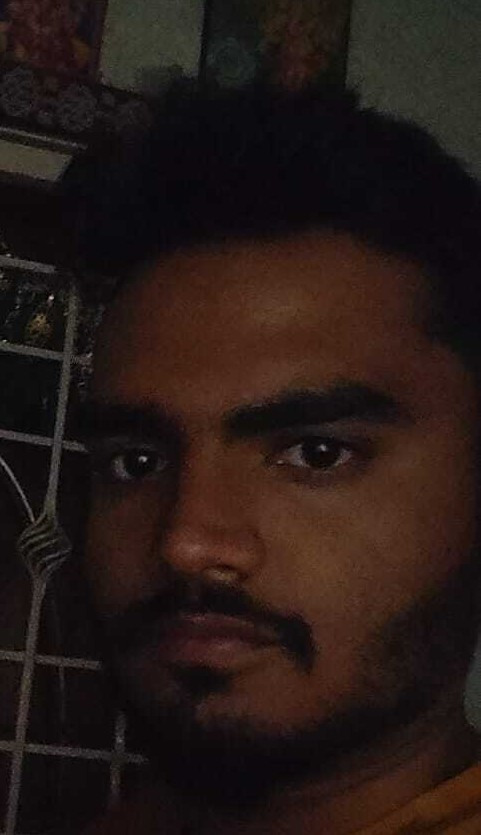
#> input picture attendance_backend/test_data/student_photos/student_001/photo1.jpg, 481 x 835 px
$ python -i preprocessing.py   (imports and definitions only)   (older library calls are emulated)
#> lines starting #> are read from the running program, lines starting #| are printed output that depends on the picture
"""
Image preprocessing utilities.

Provides functions for image normalization, face alignment, color conversion,
and other image processing operations required for face recognition.
"""

from typing import Tuple, Optional
import logging

import cv2
import numpy as np


logger = logging.getLogger(__name__)


class ImagePreprocessor:
    """
    Image preprocessing utilities for face recognition pipeline.

    Handles image normalization, resizing, color conversion, and
    face region extraction.
    """

    # [252 lines left out: functions load_image, resize_image, _resize_with_padding, bgr_to_rgb, rgb_to_bgr, to_grayscale and 4 more, not called in this run]


# ── Face quality analysis ─────────────────────────────────────────────────────

class FaceQualityAnalyzer:
    """
    Cheap, compute-bounded face quality analysis.

    All methods are static and operate on a single cropped face image.
    Total per-face cost: one grayscale conversion + one Laplacian kernel pass
    (~10–50 µs on a 160×160 crop, well within real-time budgets).

    Frontality heuristic
    --------------------
    A fully frontal face detected by YOLO occupies an approximately square
    bounding box: the width-to-height aspect ratio (AR) is typically in the
    range [0.70, 1.15].  Side-profile detections are narrower (AR < 0.55)
    and partial 3/4-profiles fall between.  Because the face crop itself
    inherits the bbox shape, we measure AR directly on the crop rather than
    re-querying the original bbox — no extra arguments needed.

    We further reinforce the heuristic with a horizontal-symmetry check:
    the difference in mean brightness between the left and right halves of
    a frontal face is small; large asymmetry signals a profile or angled pose.
    The symmetry term adds one additional array split and mean computation
    (nanoseconds).

    Sharpness heuristic
    -------------------
    Laplacian variance is a standard no-reference blur detector.  A blurred
    face (motion shake, out-of-focus) produces a low variance; a sharp face
    produces a high one.  We normalise by face area so that small faces
    (farther from the camera) are not unfairly penalised: smaller crops have
    intrinsically lower variance because fewer high-frequency details are
    resolved, but that is a resolution effect, not a blur effect.
    """

    # ── Tunable thresholds ────────────────────────────────────────────────────

    # Aspect-ratio window for a frontal detection.
    # Faces wider or taller than these bounds are likely angled or partially
    # occluded.
    FRONTAL_AR_LOW:  float = 0.70
    FRONTAL_AR_HIGH: float = 1.15

    # Maximum allowed left/right brightness asymmetry (normalised 0-1 scale).
    # Values above this suggest a profile or strong directional lighting.
    SYMMETRY_MAX_DIFF: float = 0.12

    # Laplacian variance thresholds (normalised by pixel count).
    # SHARP  >= SHARP_THRESHOLD
    # SOFT   in [SOFT_THRESHOLD, SHARP_THRESHOLD)
    # BLURRY <  SOFT_THRESHOLD
    SHARP_THRESHOLD: float = 0.012
    SOFT_THRESHOLD:  float = 0.004

    # Composite score tier cut-offs (score is in [0, 1]).
    HIGH_SCORE_MIN:       float = 0.72
    ACCEPTABLE_SCORE_MIN: float = 0.42

    # ── Public API ────────────────────────────────────────────────────────────

    @staticmethod
    def frontality_score(face_image: np.ndarray) -> float:
        """
        Estimate how frontal a face is from its crop alone.

        Returns a float in [0.0, 1.0] where 1.0 is perfectly frontal.

        Algorithm (all O(pixels), no ML model required)
        ------------------------------------------------
        1. Aspect-ratio term  (weight 0.65)
           Map the crop's width/height ratio onto a tent function centred on
           the ideal frontal AR of ~0.90.  AR inside [FRONTAL_AR_LOW,
           FRONTAL_AR_HIGH] scores ≥ 0; outside falls off linearly to 0.

        2. Horizontal symmetry term  (weight 0.35)
           Split the grayscale crop into left/right halves and compare mean
           brightness.  Small difference → high symmetry score.

        Args:
            face_image: Cropped face region, any channel count.
                        Does not need to be pre-normalised.

        Returns:
            Frontality score in [0.0, 1.0].
        """
        if face_image is None or face_image.size == 0:
            return 0.0

        h, w = face_image.shape[:2]
        if h == 0:
            return 0.0

        # ── Term 1: aspect-ratio ─────────────────────────────────────────────
        ar = w / h
        ideal_ar = (FaceQualityAnalyzer.FRONTAL_AR_LOW + FaceQualityAnalyzer.FRONTAL_AR_HIGH) / 2.0
        ar_range = (FaceQualityAnalyzer.FRONTAL_AR_HIGH - FaceQualityAnalyzer.FRONTAL_AR_LOW) / 2.0

        # Tent function: peaks at ideal_ar, falls to 0 at the low/high bounds
        ar_score = max(0.0, 1.0 - abs(ar - ideal_ar) / ar_range)

        # ── Term 2: horizontal symmetry ──────────────────────────────────────
        gray = (
            cv2.cvtColor(face_image, cv2.COLOR_BGR2GRAY)
            if face_image.ndim == 3
            else face_image.astype(np.float32)
        )
        mid = w // 2
        left_mean  = float(gray[:, :mid].mean())   / 255.0
        right_mean = float(gray[:, mid:].mean())   / 255.0
        diff = abs(left_mean - right_mean)
        sym_score = max(0.0, 1.0 - diff / FaceQualityAnalyzer.SYMMETRY_MAX_DIFF)
        sym_score = min(sym_score, 1.0)

        return float(0.65 * ar_score + 0.35 * sym_score)

    @staticmethod
    def sharpness_score(face_image: np.ndarray) -> float:
        """
        Estimate image sharpness via Laplacian variance normalised by face area.

        Returns a float in [0.0, 1.0].

        Normalisation rationale
        -----------------------
        Raw Laplacian variance scales roughly with image area (more pixels =
        more high-frequency energy).  Dividing by pixel count makes the
        threshold independent of crop resolution so a small but sharp face
        gets the same score as a large but equally sharp face.

        Args:
            face_image: Cropped face region (any channel count).

        Returns:
            Sharpness score in [0.0, 1.0].
        """
        if face_image is None or face_image.size == 0:
            return 0.0

        gray = (
            cv2.cvtColor(face_image, cv2.COLOR_BGR2GRAY)
            if face_image.ndim == 3
            else face_image
        )

        pixel_count = gray.shape[0] * gray.shape[1]
        if pixel_count == 0:
            return 0.0

        lap_var = float(cv2.Laplacian(gray, cv2.CV_64F).var())
        normalised = lap_var / pixel_count

        # Map onto [0, 1]: 0 at SOFT_THRESHOLD, 1 at SHARP_THRESHOLD
        low  = FaceQualityAnalyzer.SOFT_THRESHOLD
        high = FaceQualityAnalyzer.SHARP_THRESHOLD
        if high <= low:
            return 1.0 if normalised >= high else 0.0

        score = (normalised - low) / (high - low)
        return float(min(max(score, 0.0), 1.0))

    @staticmethod
    def composite_score(
        face_image:       np.ndarray,
        motion_magnitude: float = 0.0,
    ) -> float:
        """
        Compute a single composite quality score in [0.0, 1.0].

        Component weights
        -----------------
        - Frontality  : 0.45  (most important for embedding quality)
        - Sharpness   : 0.35  (motion blur / defocus degrades embeddings)
        - Stillness   : 0.20  (derived from ``motion_magnitude``)

        The stillness term penalises high-motion frames even when the face
        crop itself appears sharp — rapid pan can produce a momentarily sharp
        crop that will be blurry in the next frame, so discounting such frames
        stabilises enrollment selection.

        Args:
            face_image:       Cropped face region.
            motion_magnitude: Normalised motion level in [0.0, 1.0] from
                              ``MotionDetector`` (0 = perfectly still,
                              1 = maximum motion).  Pass 0.0 if unavailable.

        Returns:
            Composite score in [0.0, 1.0].
        """
        f_score = FaceQualityAnalyzer.frontality_score(face_image)
        s_score = FaceQualityAnalyzer.sharpness_score(face_image)
        still   = float(max(0.0, 1.0 - min(motion_magnitude, 1.0)))

        return float(0.45 * f_score + 0.35 * s_score + 0.20 * still)

    # [12 lines left out: function tier, not called in this run]

>>> import cv2
>>> picture = cv2.imread('../test_data/student_photos/student_001/photo1.jpg')
#> picture is the input picture: shape (835, 481, 3); mean B, G, R 21.7, 25.2, 37.7
>>> result = FaceQualityAnalyzer().composite_score(picture)
#> in frontality_score, `gray = ( cv2.cvtColor(face_image, cv2.COLOR_BGR2GRAY) if face_image.nd..`:
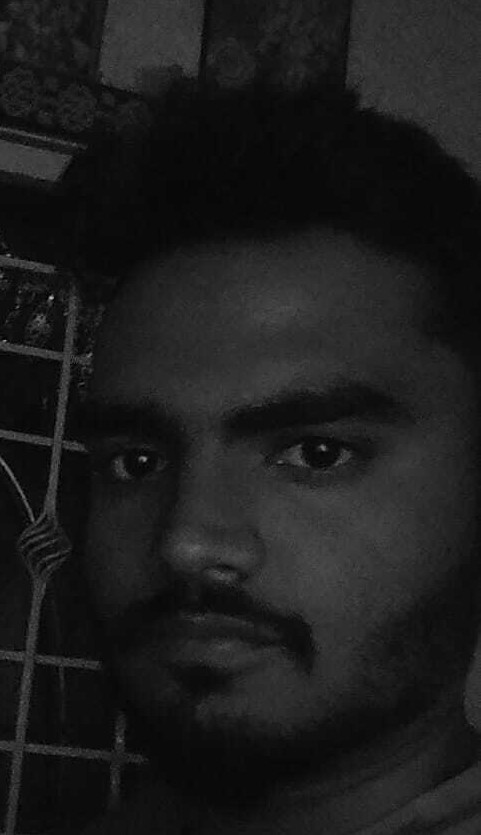
#> gray: shape (835, 481); min 0, max 184, mean 28.5
#> in frontality_score, `left_mean  = float(gray[:, :mid].mean())   / 255.0`: left_mean = 0.0976
#> in frontality_score, `right_mean = float(gray[:, mid:].mean())   / 255.0`: right_mean = 0.126
#> in frontality_score, `diff = abs(left_mean - right_mean)`: diff = 0.0282
#> in frontality_score, `sym_score = max(0.0, 1.0 - diff / FaceQualityAnalyzer.SYMMETRY_MAX_DIFF)`: sym_score = 0.765
#> in composite_score, `f_score = FaceQualityAnalyzer.frontality_score(face_image)`: f_score = 0.268
#> in sharpness_score, `lap_var = float(cv2.Laplacian(gray, cv2.CV_64F).var())`: lap_var = 39.05
#> in sharpness_score, `normalised = lap_var / pixel_count`: normalised = 9.72e-05
#> in sharpness_score, `score = (normalised - low) / (high - low)`: score = -0.488
#> in composite_score, `s_score = FaceQualityAnalyzer.sharpness_score(face_image)`: s_score = 0
#> result = 0.32

$ run again, on attendance_backend/test_data/student_photos/student_001/photo10.jpg
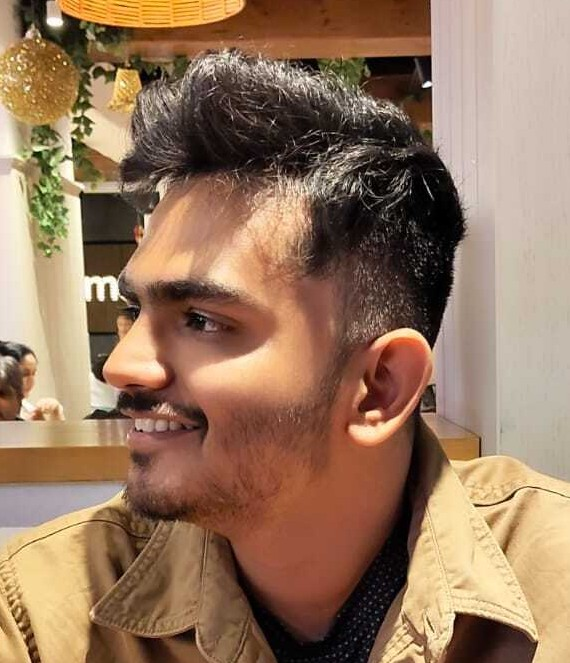
#> input picture attendance_backend/test_data/student_photos/student_001/photo10.jpg, 570 x 663 px
#> picture is the input picture: shape (663, 570, 3); mean B, G, R 94.2, 119.1, 150.2
#> in frontality_score, `gray = ( cv2.cvtColor(face_image, cv2.COLOR_BGR2GRAY) if face_image.nd..`:
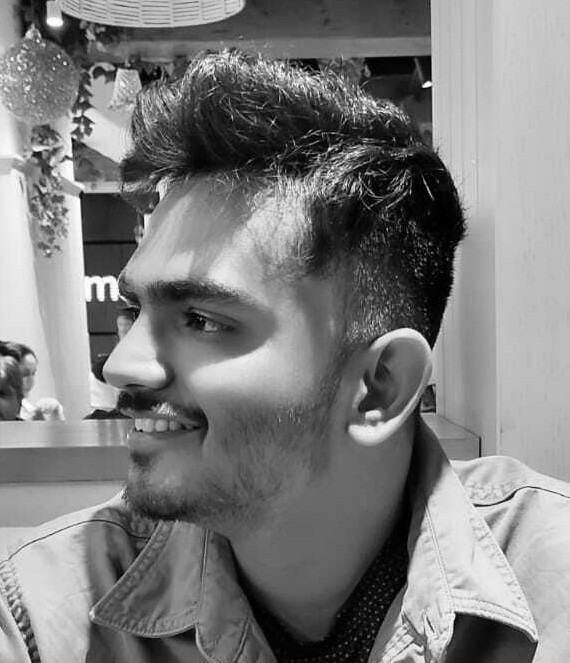
#> gray: shape (663, 570); min 0, max 255, mean 125.6
#> left_mean = 0.491
#> right_mean = 0.493
#> diff = 0.00202
#> sym_score = 0.983
#> f_score = 0.806
#> lap_var = 647.7
#> normalised = 0.00171
#> score = -0.286
#> s_score = 0
#> result = 0.563

$ run again, on attendance_backend/test_data/student_photos/student_001/photo11.jpg
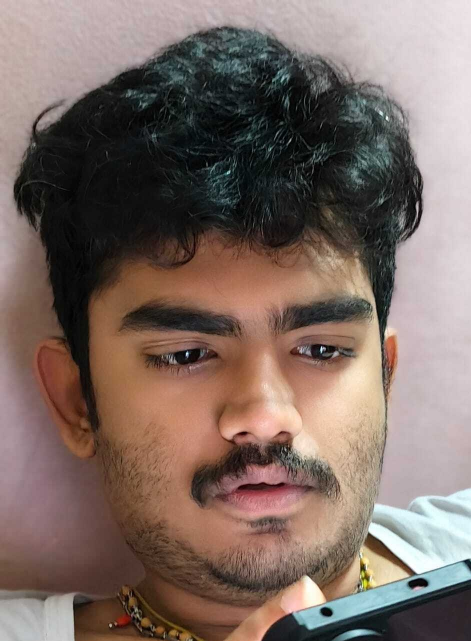
#> input picture attendance_backend/test_data/student_photos/student_001/photo11.jpg, 942 x 1282 px (shown at 1/2 size)
#> picture is the input picture: shape (1282, 942, 3); mean B, G, R 100.3, 107.6, 125.3
#> in frontality_score, `gray = ( cv2.cvtColor(face_image, cv2.COLOR_BGR2GRAY) if face_image.nd..`:
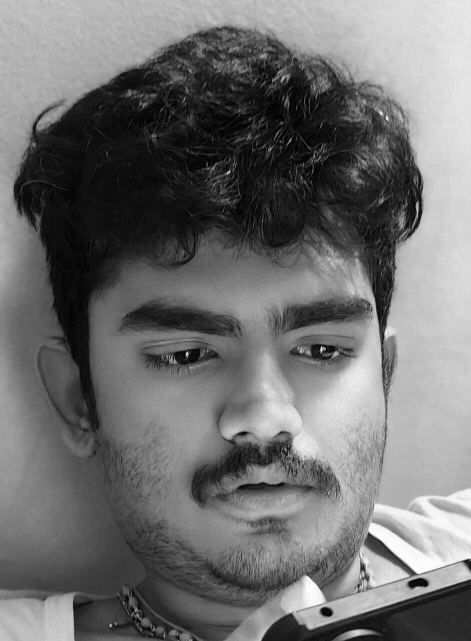
#> gray: shape (1282, 942) (shown at 1/2 size); min 0, max 255, mean 112.1
#> left_mean = 0.347
#> right_mean = 0.532
#> diff = 0.185
#> sym_score = 0
#> f_score = 0.101
#> lap_var = 129.4
#> normalised = 0.000107
#> score = -0.487
#> s_score = 0
#> result = 0.245

$ run again, on attendance_backend/test_data/student_photos/student_001/photo12.jpg
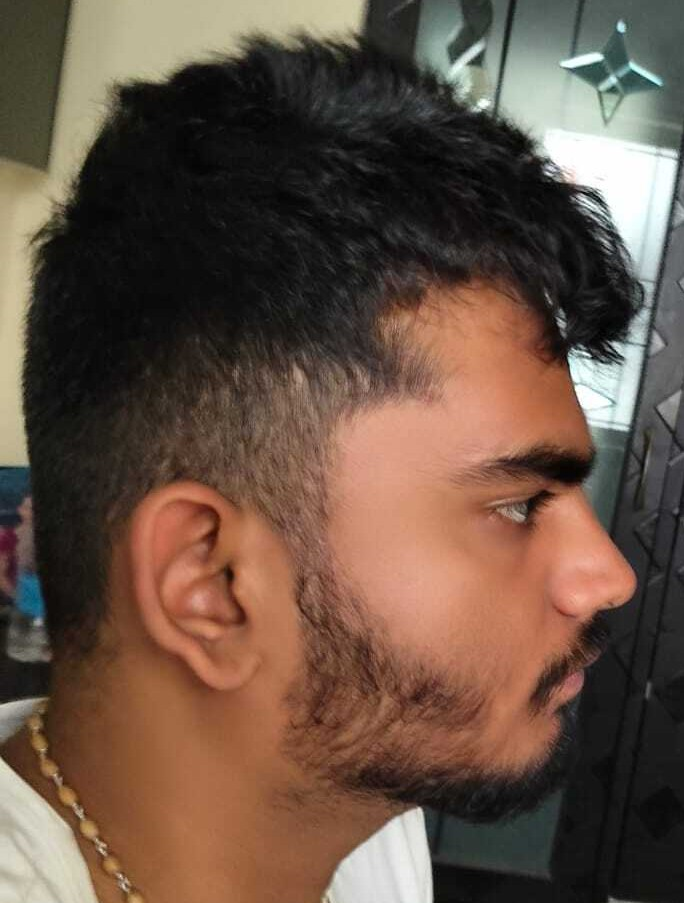
#> input picture attendance_backend/test_data/student_photos/student_001/photo12.jpg, 684 x 903 px
#> picture is the input picture: shape (903, 684, 3); mean B, G, R 68.5, 82.1, 103.5
#> in frontality_score, `gray = ( cv2.cvtColor(face_image, cv2.COLOR_BGR2GRAY) if face_image.nd..`:
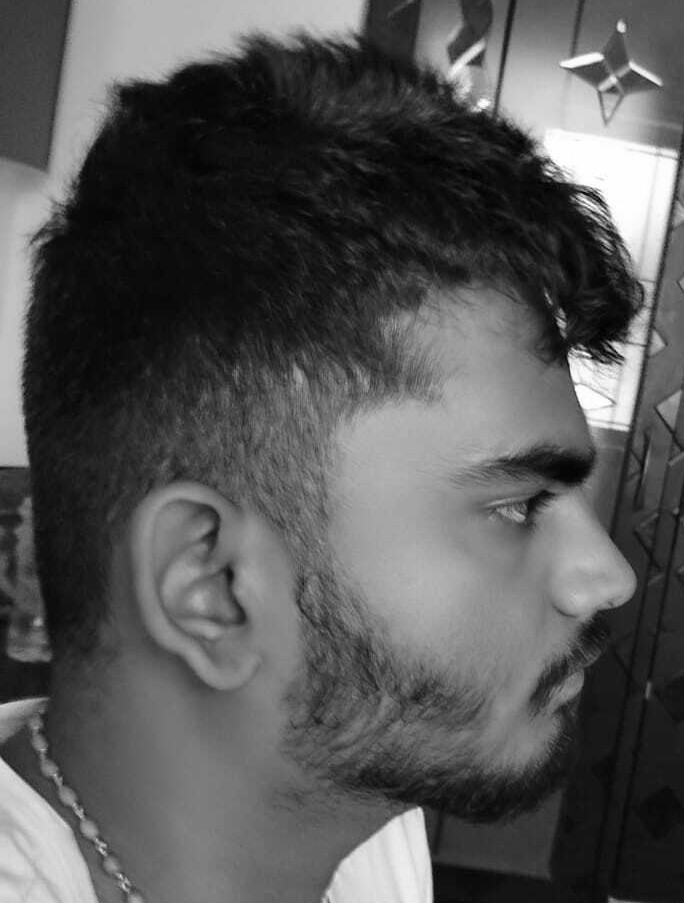
#> gray: shape (903, 684); min 0, max 255, mean 87
#> left_mean = 0.311
#> right_mean = 0.372
#> diff = 0.061
#> sym_score = 0.491
#> f_score = 0.338
#> lap_var = 85.5
#> normalised = 0.000138
#> score = -0.483
#> s_score = 0
#> result = 0.352
